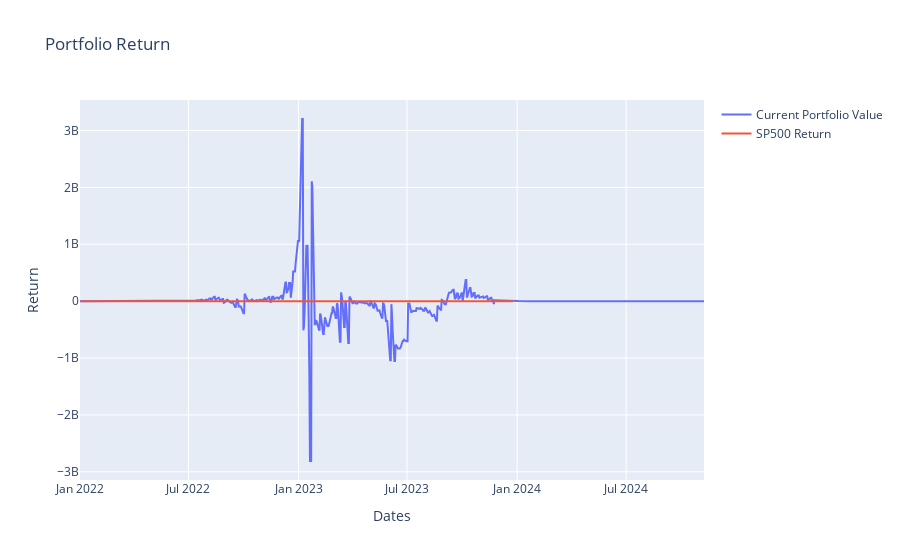

Notebook cell for this chart:
### Code cell
fig = go.Figure()

fig.add_trace(go.Scatter(
    x=datelist,
    y=[pricelist[i] / 5e6 for i in range(len(pricelist))],
    name="Current Portfolio Value"
))

fig.add_trace(go.Scatter(
    x=datelist,
    y=SP500["Return"],
    name="SP500 Return"
))
    
fig.update_layout(
    title = "Portfolio Return",
    xaxis = dict(title="Dates"),
    yaxis = dict(title="Return")
)
fig.show()

### Figure 1 — Plotly figure (JSON) as saved in the notebook; plotly's stock layout.template omitted (floating-point values rounded to 4 significant figures; data arrays with more than 128 entries replaced by an {"elided": "..."} marker saying what was removed)
{"data": [{"name": "Current Portfolio Value", "type": "scatter", "x": {"elided": "1043 str values"}, "y": {"elided": "1043 float values"}}, {"name": "SP500 Return", "type": "scatter", "x": {"elided": "1043 str values"}, "y": {"elided": "724 float values"}}], "layout": {"title": {"text": "Portfolio Return"}, "xaxis": {"title": {"text": "Dates"}}, "yaxis": {"title": {"text": "Return"}}}}
